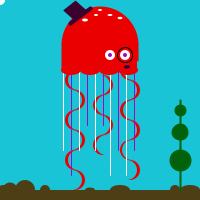
Frame 1 (no input)
Frame 60 (the mouse pressed at the canvas centre just before this capture): identical to frame 1, image omitted
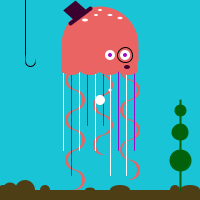
Frame 120 (the mouse held since frame 60 and released just before this capture)

The Processing sketch that drew these frames (run headless with seeded random() and noise(); from frame 60 on, the mouse is pressed at the canvas centre):

// Processing sketch: processing_18022
// ── processing_18022.pde

int center =    100;
int groundLocation = 190;
int pebble = 10;
int plant = 180;

int bodywidth = 77;

int R = 234;

int tx1 = 75;
int ty1 = 80;
int tx2 = 103;
int tx3 = 130;
int tdiam = 20;


int nuby = 70;
int nubwidth = 20;
int nubheight = 10;
int eye = 10;
int pupil = 4;
int bubbleY = 100;

int fishx = 0;
int speed=1;

float hookx = 25;
float hooky = 0;




void setup() {

  size(200,200);
  ellipseMode(CENTER);
  rectMode(CENTER);
  noStroke();
  smooth();
  frameRate(5);

  
}

void draw() {
  
  
  background(24,196,214);
    
//ground

    fill(77,62,22);
    rect(100,groundLocation+5,200,pebble);
    ellipse(25,groundLocation,pebble+10,pebble+10);
    ellipse(10,groundLocation,pebble+5,pebble+5);
    ellipse(45,groundLocation,pebble,pebble);
    ellipse(3,groundLocation,pebble,pebble); 
    ellipse(groundLocation,groundLocation,pebble+10,pebble);
    ellipse(175,groundLocation,pebble,pebble);
    ellipse(120,groundLocation,pebble+10,pebble);
    ellipse(90,groundLocation,pebble,pebble-5);

//plant

    fill(1,98,11);
    strokeWeight(2);
    stroke(1,98,11);
    
    ellipse(plant,160,20,20);
    ellipse(plant,132,15,15);
    ellipse(plant,110,10,10);
    line(plant,100,180,190);
   

//body

    noStroke();
    fill(R,mouseX,mouseY);
    ellipse(center,45,bodywidth,bodywidth);
    rect(center,60,bodywidth,22);
    fill(24,196,214);
    rect(center,bodywidth,80,14);

//twirlies

//first twirly

    
    fill(R,mouseX,mouseY);
    ellipse(tx1,80,tdiam,tdiam);
    fill(24,196,214);
    ellipse(tx1+3,80,tdiam,tdiam);

    fill(R,mouseX,mouseY);
    ellipse(tx1,100,tdiam,tdiam);
    fill(24,196,214);
    ellipse(tx1-3,100,tdiam,tdiam);

    fill(R,mouseX,mouseY);
    ellipse(tx1,120,tdiam,tdiam);
    fill(24,196,214);
    ellipse(tx1+3,120,tdiam,tdiam);

    fill(R,mouseX,mouseY);
    ellipse(tx1,140,tdiam,tdiam);
    fill(24,196,214);
    ellipse(tx1-3,140,tdiam,tdiam);

    fill(R,mouseX,mouseY);
    ellipse(tx1,160,tdiam,tdiam);
    fill(24,196,214);
    ellipse(tx1+3,160,tdiam,tdiam);

    fill(R,mouseX,mouseY);
    ellipse(tx1,180,tdiam,tdiam);
    fill(24,196,214);
    ellipse(tx1-3,180,tdiam,tdiam);

//second twirly

    fill(R,mouseX,mouseY);
    ellipse(tx2,85,tdiam,tdiam);
    fill(24,196,214);
    ellipse(tx2-3,85,tdiam,tdiam);

    fill(R,mouseX,mouseY);
    ellipse(tx2,105,tdiam,tdiam);
    fill(24,196,214);
    ellipse(tx2+3,105,tdiam,tdiam);

    fill(R,mouseX,mouseY);
    ellipse(tx2,125,tdiam,tdiam);
    fill(24,196,214);
    ellipse(tx2-3,125,tdiam,tdiam);

    fill(R,mouseX,mouseY);
    ellipse(tx2,145,tdiam,tdiam);
    fill(24,196,214);
    ellipse(tx2+3,145,tdiam,tdiam);

//third twirly

    fill(R,mouseX,mouseY);
    ellipse(tx3,70,tdiam,tdiam);
    fill(24,196,214);
    ellipse(tx3+3,70,tdiam,tdiam);
    
    
    fill(R,mouseX,mouseY);
    rect(tx3-3,65,20,10);
    fill(234,mouseX,mouseY);
    ellipse(tx3,90,tdiam,tdiam);
    fill(24,196,214);
    ellipse(tx3-3,90,tdiam,tdiam);

    fill(R,mouseX,mouseY);
    ellipse(tx3,110,tdiam,tdiam);
    fill(24,196,214);
    ellipse(tx3+3,110,tdiam,tdiam);

    fill(R,mouseX,mouseY);
    ellipse(tx3,130,tdiam,tdiam);
    fill(24,196,214);
    ellipse(tx3-3,130,tdiam,tdiam);

    fill(R,mouseX,mouseY);
    ellipse(tx3,150,tdiam,tdiam);
    fill(24,196,214);
    ellipse(tx3+2,150,tdiam,tdiam);

    fill(R,mouseX,mouseY);
    ellipse(tx3,170,tdiam,tdiam);
    fill(24,196,214);
    ellipse(tx3-3,170,tdiam,tdiam);

//legs
    
    strokeWeight(1);
    stroke(155,10,196);
    line(71,70,71,175);
    line(87,70,87,125);
    line(103,70,103,125);
    line(118,70,118,150);
    line(134,70,134,150);

    stroke(255);
    line(63,70,63,150);
    line(79,70,79,150);
    line(95,70,95,150);
    line(110,70,110,175);
    line(126,70,126,175);

//nubs

  noStroke();
  fill(R,mouseX,mouseY);
  ellipse(71,nuby,nubwidth,nubheight);
  ellipse(90,nuby,nubwidth,nubheight);
  ellipse(109,nuby,nubwidth,nubheight);
  ellipse(128,nuby,nubwidth,nubheight);

//eyes

  fill(255);
  ellipse(110,55,eye,eye);
  ellipse(125,55,eye,eye);
  fill(155,10,196);
  ellipse(110,55,pupil,pupil);
  ellipse(125,55,pupil,pupil);

//mouth

  fill(59,1,47);
  ellipse(127,67,6,4);

//monacle

  stroke(0);
  noFill();
  ellipse(125,55,15,15);

//hat

  stroke(59,1,47);
  strokeWeight(3);
  fill(59,1,47);
  quad(65,10,74,18,84,10,75,2);
  strokeWeight(4);
  line(70,23,90,8);

//spots

  noStroke();
  fill(255);

  ellipse(100,10,4,2);
  ellipse(110,15,5,2);
  ellipse(85,20,6,3);
  ellipse(96,15,4,2);
  ellipse(120,18,5,2.5);

//bubbles

  noStroke();
  fill(255);
  
  ellipse(mouseX,mouseY,10,10);
  ellipse(pmouseX,pmouseY,6,6);
  ellipse(pmouseX+10,pmouseY-10,3,3);
  
  //fish
  
   if (keyPressed) {
     frameRate(80);
   fill(255,255,0);
   ellipse(fishx,mouseY,16,10);
   ellipse(fishx-10,mouseY,5,15);
   fill(0);
   ellipse(fishx+3,mouseY,2,2);
   
   fill(255,255,0);
   ellipse(fishx-25,mouseY-20,11,6);
   ellipse(fishx-30,mouseY-20,3,10);
   fill(0);
   ellipse(fishx-23,mouseY-20,2,2);
   
   fill(255,255,0);
   ellipse(fishx-40,mouseY,12,7);
   ellipse(fishx-47,mouseY,3,10);
   fill(0);
   ellipse(fishx-37,mouseY,2,2);

    fishx = fishx+speed;
   }
    
    if ((fishx > width || fishx < 0)) {
      speed = speed * -1;
    
    }
    
//hook

    
    if(mousePressed) {
      stroke(0);
      strokeWeight(1);
      line(hookx,hooky-100,hookx,hooky+2);
      fill(24,196,214);
      ellipse(hookx+5,hooky+2,10,10);
      noStroke();
      rect(hookx+5.65,hooky,10,7);
      hooky = hooky+1;
      noStroke();
    }
    
 if(hooky >= 100) {
   
 hooky = 100;
 }
   }


                                
